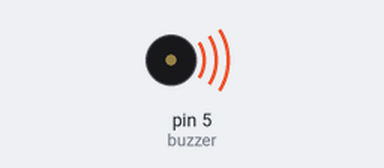
The sketch below on a simulated Arduino Nano, built with avr-gcc and run on an emulated ATmega328P. On the bench: buzzer (waves = sounding).

Above: at 0.2 s.
Timing chart, 0 to 3.0 s (numbered marks = the images above):
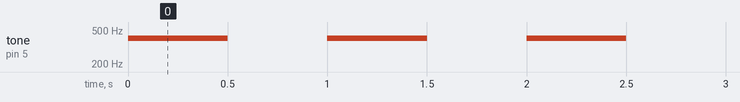

Measured:
- by itself, tone on pin 5 (buzzer): alternates 400 Hz for 0.50 s and silent for 0.50 s

The sketch:

_4.buzzer.ino
```cpp
//--- Begin code (copy from here)---
int buzzer = 5;//variable for buzzer pin
void setup() {
  // put your setup code here, to run once;
 }
void loop() {
  // put your main code here, to run repeatedly:
  tone(buzzer,400); //tone(pinNumber,frequency)
  delay(500);
  noTone(buzzer);//noTone(pinNumber)
  delay(500);
}
//--- End code (copy to here)---
```
